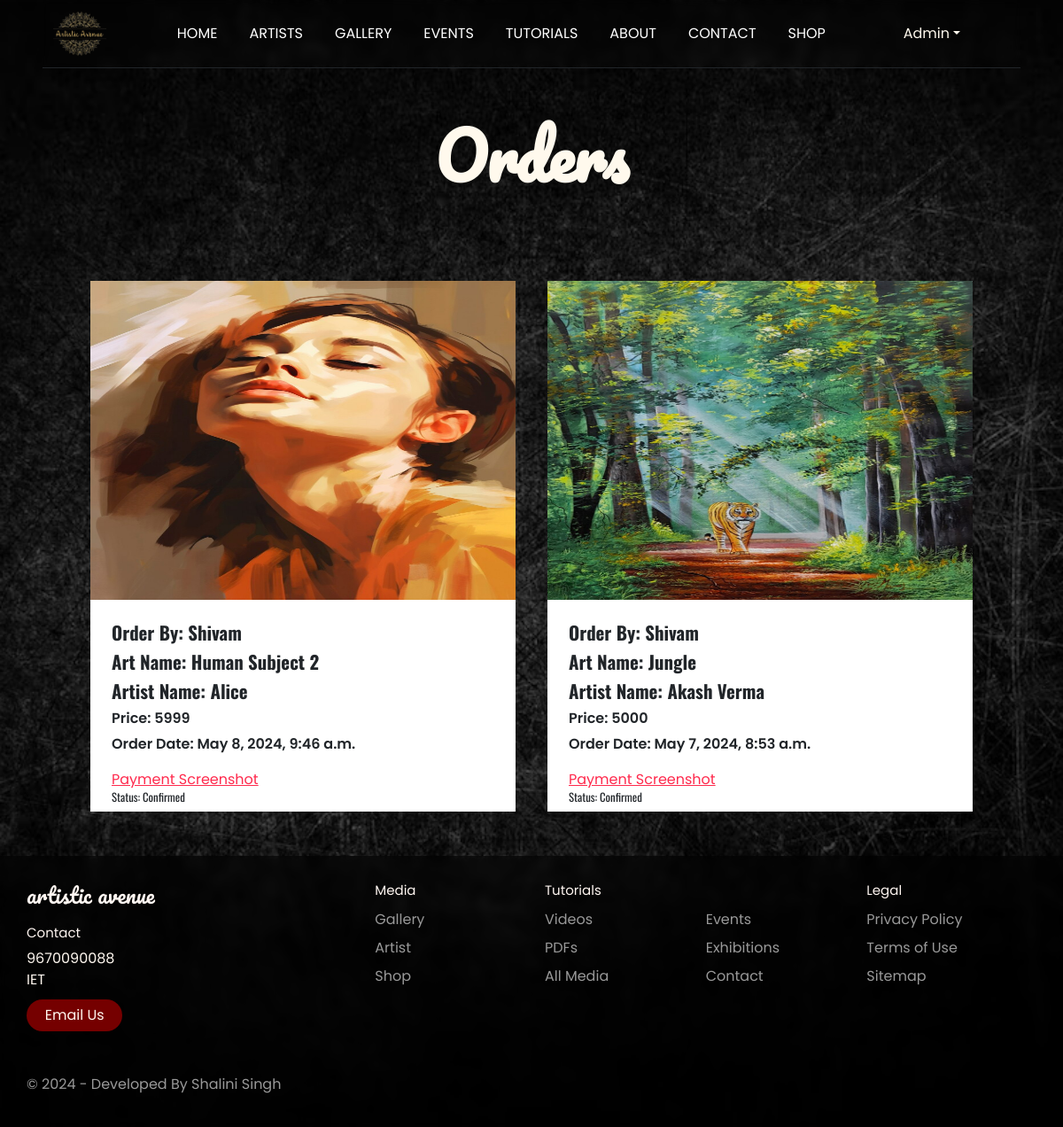
Screenshot of /portal_orders/ (signed in) with the database file from the repository.
### aa_app/models.py (models this page shows, shortened)
class Portal(models.Model):
    pid = models.CharField(max_length=32)
    admin = models.BooleanField(default=True)
    password = models.CharField(max_length=32)
    name = models.CharField(max_length=50, default="Admin")

class Order(models.Model):
    user = models.ForeignKey(User, on_delete=models.DO_NOTHING)
    art = models.ForeignKey(Art, on_delete=models.DO_NOTHING)
    payment = models.FileField(max_length=100, upload_to='Payments/', default='')
    status = models.CharField(max_length=50, default='Pending')
    created = models.DateTimeField(auto_now_add=True)
    class Meta:
        ordering = ['-created']

class Art(models.Model):
    artist = models.ForeignKey(Artist, on_delete=models.DO_NOTHING)
    name = models.CharField(max_length=50)
    pic = models.FileField(max_length=100, upload_to='Arts/', default='')
    art_type = models.CharField(max_length=50)
    price = models.CharField(max_length=50)
    desc = models.TextField()
    forsale = models.BooleanField(default=False)
    sold = models.BooleanField(default=False)
    created = models.DateTimeField(auto_now_add=True)
    class Meta:
        ordering = ['-created']

class User(models.Model):
    phone = models.CharField(max_length=13)
    password = models.CharField(max_length=32)
    name = models.CharField(max_length=50)
    user = models.BooleanField(default=True)
    email = models.CharField(max_length=50)
    pic = models.FileField(max_length=100, upload_to='Users/', default='')

class Artist(models.Model):
    phone = models.CharField(max_length=13)
    password = models.CharField(max_length=32)
    name = models.CharField(max_length=50)
    artist = models.BooleanField(default=True)
    category = models.CharField(max_length=50)
    email = models.CharField(max_length=50)
    pic = models.FileField(max_length=100, upload_to='Artists/', default='')

### aa_app/views.py (the view)
# urls.py: path('portal_orders/',portal_orders,name='portal_orders'),
def portal_orders(request):
    key = request.session.get('session_key')
    if key:
        user = Portal.objects.get(pid=key)
        orders = Order.objects.all()
        if request.method == 'POST':
            order_id = request.POST.get('order_id')
            status = request.POST.get('status')
            order = Order.objects.get(id=order_id)
            order.status = status
            order.save()
            return redirect('portal_orders')
        else:
            return render(request, 'portal/orders.html', {'orders': orders, 'user': user})
    else:
        return redirect('portal')

### aa_app/templates/portal/orders.html (shortened to what this page needs)
{%extends 'html/main.html'%}
{%load static%}
{%block content%}
<h1 class="pacifico mb-5 beige text-center" style="margin-top: 7vh ;font-size: 4.5rem; font-weight: 900;">Orders</h1>
<div class="dc">
    {%for o in orders%}
    <div class="cardss" >
    <div class="imdiv">
        <img src="{{o.art.pic.url}}" alt="">
    </div>
        <h3 class="mx-4">Order By: {{o.user.name}}</h3>
        <h3 class="mx-4">Art Name: {{o.art.name}}</h3>
        <h3 class="mx-4">Artist Name: {{o.art.artist.name}}</h3>
        <h4 class="mx-4">Price: {{o.art.price}}</h4>
        <p class="mx-4">Order Date: {{o.created}}</p>
        <a class="mx-4" href="{{o.payment.url}}">Payment Screenshot</a>
        {%if o.status == "Confirmed"%}
        <h5 class="mx-4">Status: {{o.status}}</h5>
        {%endif%}
    </div>
    {%endfor%}
</div>
{%endblock%}

### aa_app/templates/common/header.html (shortened to what this page needs)
{%load static%}
<nav class="navbar navbar-expand-lg navbar mx-5 border-dark border-bottom" style="backdrop-filter: blur(5px); z-index: 3;" >
  <div class="container-fluid">
   <img src="{%static 'images/logo.png'%}" style="height: 60px; width: 60px; " alt="">
    <div class="collapse navbar-collapse" id="navbarSupportedContent">
      <ul class="navbar-nav mx-auto mb-2 mb-lg-0">
        <li class="nav-item">
          <a class="nav-link  " aria-current="page" href="/">HOME</a>
        </li>
        <li class="nav-item">
          <a class="nav-link" href="/artists/">ARTISTS</a>
        </li>
        <li class="nav-item">
          <a class="nav-link" href="/gallery/">GALLERY</a>
        </li>
        <li class="nav-item">
          <a class="nav-link" href="/events/">EVENTS</a>
        </li>
        <li class="nav-item">
          <a class="nav-link" href="/tutorials/">TUTORIALS</a>
        </li>
        <li class="nav-item">
          <a class="nav-link" href="#">ABOUT</a>
        </li>
        <li class="nav-item">
          <a class="nav-link" href="/query/">CONTACT</a>
        </li>
        <li class="nav-item">
          <a class="nav-link" href="/shop/">SHOP</a>
        </li>
      </ul>
      {%if request.session.session_key and user.name%}
      <ul class="navbar-nav me-5 mb-2 mb-lg-0">
        <li class=" dropdown">
          <button class=" nav-link dropdown-toggle beige" href="#" role="button" data-bs-toggle="dropdown" aria-expanded="false">{{user.name}}</button>
        </li>
      </ul>
      {%endif%}
    </div>
  </div>
</nav>

### aa_app/static/css/style.css (style rules this page uses)
* { margin: 0; padding: 0; box-sizing: border-box; font-family: 'Poppins', sans-serif; }
body { background-color: rgb(255, 251, 247); background-image: url(../images/bg.avif); background-position: center; background-size: cover; background-attachment: fixed; }
.beige { color:rgb(255, 249, 237) !important; }
.pacifico { font-family: 'Pacifico'; font-weight: 700; }
.dc { display: flex; justify-content: center; align-items: start; padding: 0 5vw; flex-wrap: wrap; width: 100%; }
.nav-item::before, .nav-item::after { z-index: 5; content: ''; position: absolute; width: 0%; height: 2px; bottom: 0; background-color: rgb(255, 27, 76); transition: width 0.3s ease; }
.nav-item::before { left: 0; }
.nav-item::after { right: 0; }

### rows the page displays
Portal: name "Admin"
Order: art.pic (picture), user.name "Shivam", art.name "Human Subject 2", art.artist.name "Alice", art.price "5999", created "May 8, 2024, 9:46 a.m.", status "Confirmed"
Order: art.pic (picture), user.name "Shivam", art.name "Jungle", art.artist.name "Akash Verma", art.price "5000", created "May 7, 2024, 8:53 a.m.", status "Confirmed"
